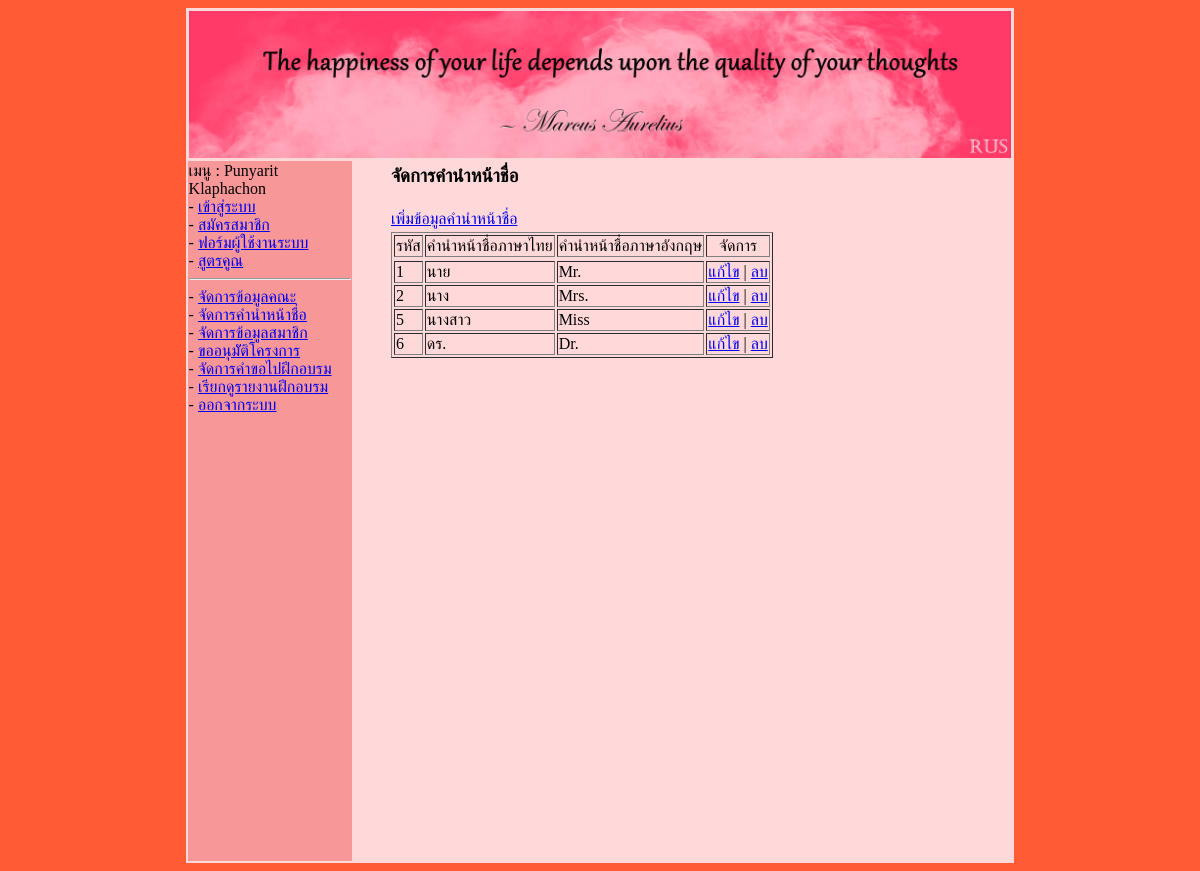
The page /prefix_show.php (signed in) on the database its author committed.
### tables this page shows
CREATE TABLE `prefix` (
  `prefix_id` int(11) NOT NULL COMMENT 'รหัสคำนำหน้า',
  `prefix_nameTH` varchar(20) NOT NULL COMMENT 'คำนำหน้าภาษาไทย',
  `prefix_nameEN` varchar(20) NOT NULL COMMENT 'คำนำหน้าภาษาอังกฤษ'
);

### prefix_show.php (the view, shortened to what this page needs)
<?php
    include("./header.php");
    include("./menu.php");
    include("./sqliConnect.php");
?>
<table align="center" width="90%">
    <tr>
        <td>
            <h3>จัดการคำนำหน้าชื่อ</h3>
        </td>
    </tr>
    <tr>
        <td><a href="./prefix_add.php">เพิ่มข้อมูลคำนำหน้าชื่อ</a></td>
    </tr>
    <tr>
        <td>
            <table border="1px">
                <tr>
                    <td align="center">รหัส</td>
                    <td align="center">คำนำหน้าชื่อภาษาไทย</td>
                    <td align="center">คำนำหน้าชื่อภาษาอังกฤษ</td>
                    <td align="center">จัดการ</td>
                </tr>
                <tr>
                    <?php
                        $sql = "select * from prefix;";
                        $result = $mysqli->query($sql);
                        while ($row = $result->fetch_assoc()){
                            $prefix_id = $row['prefix_id'];
                            $prefix_nameTH = $row['prefix_nameTH'];
                            $prefix_nameEN = $row['prefix_nameEN'];
                            echo "
                                <tr>
                                    <td>$prefix_id</td>
                                    <td>$prefix_nameTH</td>
                                    <td>$prefix_nameEN</td>
                                    <td><a href=\"./prefix_edit.php?prefix_id=$prefix_id\">แก้ไข</a>
                                    |
                                    <a href=\"./prefix_delete.php?prefix_id=$prefix_id\">ลบ</a></td>
                                </tr>
                            ";
                        }
                    ?>
                </tr>
            </table>
        </td>
    </tr>
</table>
<?php
    include("./footer.php");
?>

### css/style.css (style rules this page uses)
body { background-color: rgb(255, 92, 53); }

### rows shown on the page
prefix: prefix_id "1", prefix_nameTH "นาย", prefix_nameEN "Mr."
prefix: prefix_id "2", prefix_nameTH "นาง", prefix_nameEN "Mrs."
prefix: prefix_id "5", prefix_nameTH "นางสาว", prefix_nameEN "Miss"
prefix: prefix_id "6", prefix_nameTH "ดร.", prefix_nameEN "Dr."

### other values the page prints
$_SESSION['fname'] "Punyarit"
$_SESSION['lname'] "Klaphachon"
